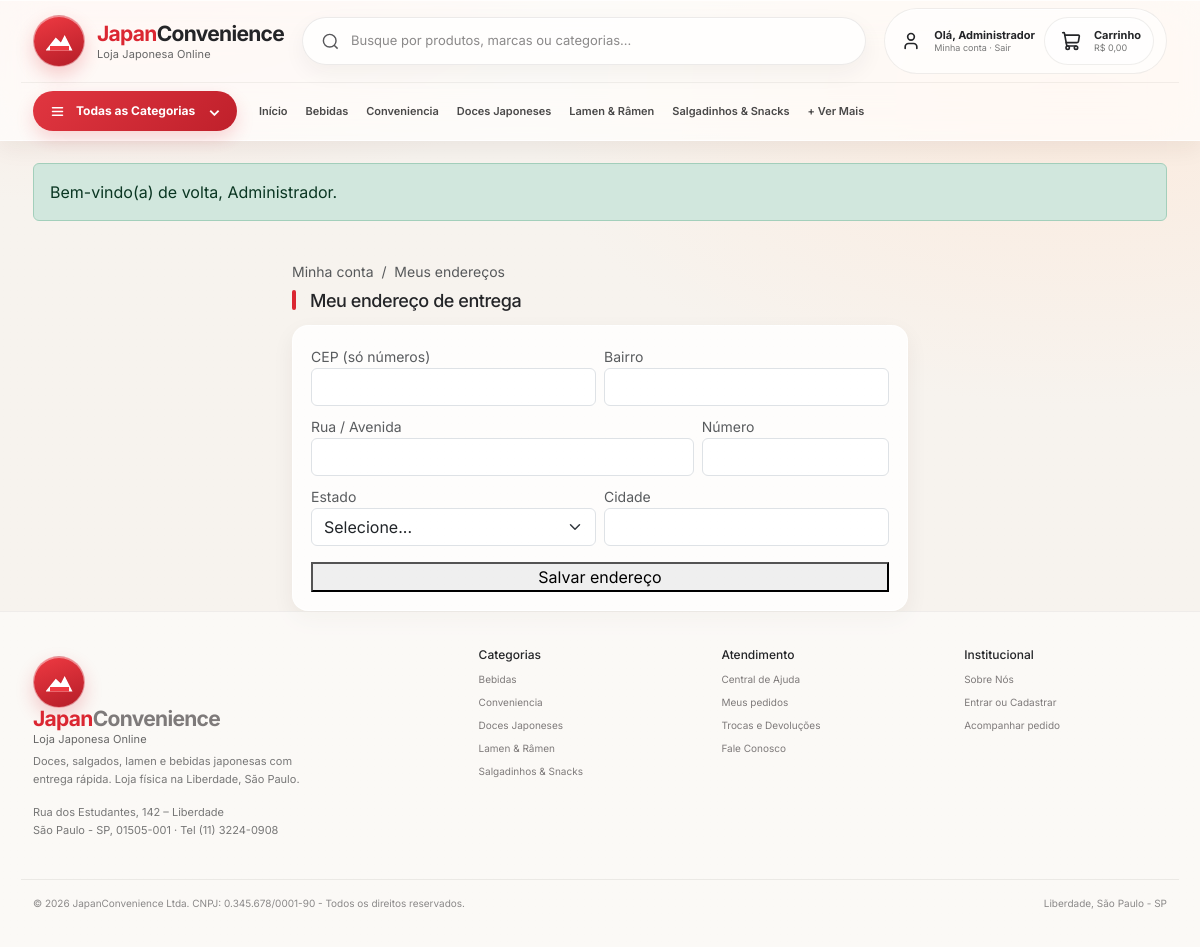
Page /conta-endereco.php (signed in) on the committed database.
### tables this page shows
CREATE TABLE IF NOT EXISTS categorias (
  id INT AUTO_INCREMENT PRIMARY KEY,
  nome VARCHAR(100) NOT NULL,
  descricao VARCHAR(255) DEFAULT NULL,
  icone VARCHAR(10) DEFAULT '🍱',
  criado_em TIMESTAMP DEFAULT CURRENT_TIMESTAMP
);

### includes/functions.php (called while the page is built, shortened)
<?php
function isLogged() { return isset($_SESSION['usuario_id']); }
function precoBR($v) { return 'R$ ' . number_format((float)$v, 2, ',', '.'); }
function e($s) { return htmlspecialchars((string)$s, ENT_QUOTES, 'UTF-8'); }
function cartTotal($pdo = null) {
    if (empty($_SESSION['carrinho']) || !$pdo) return 0;
}
function flash($key = 'msg') {
    if (isset($_SESSION[$key])) { $m = $_SESSION[$key]; unset($_SESSION[$key]); return $m; }
    return null;
}

### conta-endereco.php (the view, shortened to what this page needs)
<?php
require_once 'includes/functions.php';
$stmt = $pdo->prepare("SELECT cep, rua, numero, bairro, cidade, uf FROM usuarios WHERE id = ?");
$stmt->execute([$_SESSION['usuario_id']]);
$en = $stmt->fetch() ?: [];
include 'includes/header.php';
?>
<section class="container" style="margin-top:18px;max-width:640px">
  <p class="small text-muted mb-2"><a href="conta.php" class="text-decoration-none text-muted">Minha conta</a> &nbsp;/&nbsp; <span>Meus endereços</span></p>
  <div class="section-heading">
    <div><span class="section-mark"></span><h2>Meu endereço de entrega</h2></div>
  </div>
  <div class="adm-card">
    <form method="POST">
      <div class="row g-2">
        <div class="col-md-6"><label class="small text-muted">CEP (só números)</label>
          <input name="cep" class="form-control" required inputmode="numeric" maxlength="9" value="<?= e($en['cep'] ?? '') ?>"></div>
        <div class="col-md-6"><label class="small text-muted">Bairro</label>
          <input name="bairro" class="form-control" required maxlength="30" value="<?= e($en['bairro'] ?? '') ?>"></div>
        <div class="col-md-8"><label class="small text-muted">Rua / Avenida</label>
          <input name="rua" class="form-control" required maxlength="50" value="<?= e($en['rua'] ?? '') ?>"></div>
        <div class="col-md-4"><label class="small text-muted">Número</label>
          <input name="numero" class="form-control" required inputmode="numeric" maxlength="4" value="<?= e($en['numero'] ?? '') ?>"></div>
        <div class="col-md-6"><label class="small text-muted">Estado</label>
          <select name="uf" class="form-select" required>
            <option value="">Selecione...</option>
          </select></div>
        <div class="col-md-6"><label class="small text-muted">Cidade</label>
          <input name="cidade" class="form-control" required value="<?= e($en['cidade'] ?? '') ?>"></div>
      </div>
      <button class="jc-btn-red w-100 mt-3">Salvar endereço</button>
    </form>
  </div>
</section>
<?php include 'includes/footer.php'; ?>

### includes/header.php (shortened to what this page needs)
<?php require_once __DIR__ . '/functions.php';
$navCats = [];
if (isset($pdo)) { try { $navCats = $pdo->query("SELECT id, nome FROM categorias ORDER BY nome")->fetchAll(); } catch (Exception $e) {} }
$__cartCount = function_exists('cartCount') ? cartCount() : 0;
$__cartTotal = (function_exists('cartTotal') && isset($pdo)) ? cartTotal($pdo) : 0;
$__isHome = basename($_SERVER['PHP_SELF'] ?? '') === 'index.php' && empty($_GET['categoria']);
?>
<!DOCTYPE html>
<html lang="pt-BR">
<head>
<link href="https://cdn.jsdelivr.net/npm/bootstrap@5.3.3/dist/css/bootstrap.min.css" rel="stylesheet">
<link rel="stylesheet" href="/JapanConvenience/assets/css/style.css?v=22">
</head>
<body>
<header class="site-header glass">
  <div class="header-top container">
    <a class="brand" href="/JapanConvenience/index.php">
      <span class="brand-mark" aria-hidden="true"><span class="brand-mountain"></span></span>
      <span class="brand-text">
        <strong><span>Japan</span>Convenience</strong>
        <small>Loja Japonesa Online</small>
      </span>
    </a>
    <div class="search-wrap">
      <svg viewBox="0 0 24 24" fill="none" stroke="currentColor" stroke-width="1.8" aria-hidden="true"><path d="m21 21-4.4-4.4m2.4-5.6A8 8 0 1 1 3 11a8 8 0 0 1 16 0Z"/></svg>
      <input id="busca" type="search" placeholder="Busque por produtos, marcas ou categorias..." autocomplete="off">
    </div>
    <div class="header-actions">
      <?php if (isLogged()): ?>
        <span class="account action-pill">
          <span class="icon-circle">
            <svg width="20" height="20" viewBox="0 0 24 24" fill="none" stroke="currentColor" stroke-width="2" stroke-linecap="round" stroke-linejoin="round" aria-hidden="true"><path d="M19 21v-2a4 4 0 0 0-4-4H9a4 4 0 0 0-4 4v2"/><circle cx="12" cy="7" r="4"/></svg>
          </span>
          <span class="action-copy"><b>Olá, <?= e(explode(' ', $_SESSION['usuario_nome'])[0]) ?></b><small><a href="/JapanConvenience/conta.php">Minha conta</a> · <a href="/JapanConvenience/logout.php">Sair</a></small></span>
      <?php endif; ?>
      <div class="cart-wrap">
        <a class="cart action-pill text-decoration-none" href="/JapanConvenience/carrinho.php" style="color:inherit" aria-label="Abrir carrinho">
          <span class="icon-circle">
          </span>
          <span class="action-copy"><b>Carrinho</b><small><?= precoBR($__cartTotal) ?><?= $__cartCount > 0 ? ' · ' . $__cartCount . ($__cartCount === 1 ? ' item' : ' itens') : '' ?></small></span>
        </a>
      </div>
    </div>
  </div>
  <div class="header-nav container">
    <button class="all-categories" id="categoryButton" type="button">
      <svg width="15" height="15" viewBox="0 0 24 24" fill="none" stroke="currentColor" stroke-width="2.4" stroke-linecap="round" aria-hidden="true"><path d="M4 6h16M4 12h16M4 18h16"/></svg>
      Todas as Categorias
      <small>⌄</small>
    </button>
    <nav>
      <a class="<?= $__isHome ? 'active' : '' ?>" href="/JapanConvenience/index.php">Início</a>
      <?php foreach ($navCats as $c): ?>
        <a href="/JapanConvenience/categoria.php?id=<?= $c['id'] ?>"><?= e($c['nome']) ?></a>
      <?php endforeach; ?>
      <a href="/JapanConvenience/categorias.php">+ Ver Mais</a>
    </nav>
  </div>
</header>
<div class="container mt-3">
<?php if ($ok = flash('sucesso')): ?><div class="alert alert-success"><?= e($ok) ?></div><?php endif; ?>
</div>
<main>

### includes/footer.php (shortened to what this page needs)
</main>
<footer class="footer site-footer">
  <div class="container footer-grid">
    <div>
      <a class="brand footer-brand" href="/JapanConvenience/index.php">
        <span class="brand-mark" aria-hidden="true"><span class="brand-mountain"></span></span>
        <span class="brand-text"><strong><span>Japan</span>Convenience</strong><small>Loja Japonesa Online</small></span>
      </a>
      <p>Doces, salgados, lamen e bebidas japonesas com entrega rápida. Loja física na Liberdade, São Paulo.</p>
      <p class="mt-2">Rua dos Estudantes, 142 – Liberdade<br>São Paulo - SP, 01505-001 · Tel (11) 3224-0908</p>
    </div>
    <div>
      <h4>Categorias</h4>
      <?php if (!empty($navCats)): ?>
        <?php foreach ($navCats as $c): ?>
          <a href="/JapanConvenience/categoria.php?id=<?= $c['id'] ?>"><?= e($c['nome']) ?></a>
        <?php endforeach; ?>
      <?php endif; ?>
    </div>
    <div>
      <h4>Atendimento</h4>
      <a href="/JapanConvenience/index.php#sobre">Central de Ajuda</a>
      <a href="/JapanConvenience/meus-pedidos.php">Meus pedidos</a>
      <a href="/JapanConvenience/carrinho.php">Trocas e Devoluções</a>
      <a href="/JapanConvenience/index.php#sobre">Fale Conosco</a>
    </div>
    <div>
      <h4>Institucional</h4>
      <a href="/JapanConvenience/index.php#sobre">Sobre Nós</a>
      <a href="/JapanConvenience/login.php">Entrar ou Cadastrar</a>
      <a href="/JapanConvenience/meus-pedidos.php">Acompanhar pedido</a>
    </div>
  </div>
  <div class="container d-flex justify-content-between flex-wrap gap-2 mt-4 pt-3" style="border-top:1px solid rgba(50,40,35,.08);font-size:10px;color:#8b8989">
    <span>© 2026 JapanConvenience Ltda. CNPJ: 0.345.678/0001-90 - Todos os direitos reservados.</span>
    <span>Liberdade, São Paulo - SP</span>
  </div>
</footer>
</body>
</html>

### rows in the picture
categorias: nome "Bebidas"
categorias: nome "Conveniencia"
categorias: nome "Doces Japoneses"
categorias: nome "Lamen & Râmen"
categorias: nome "Salgadinhos & Snacks"

### other values in the picture
explode(' ', $_SESSION['usuario_nome'])[0] "Administrador"
precoBR($__cartTotal) "R$ 0,00"
$ok "Bem-vindo(a) de volta, Administrador."
